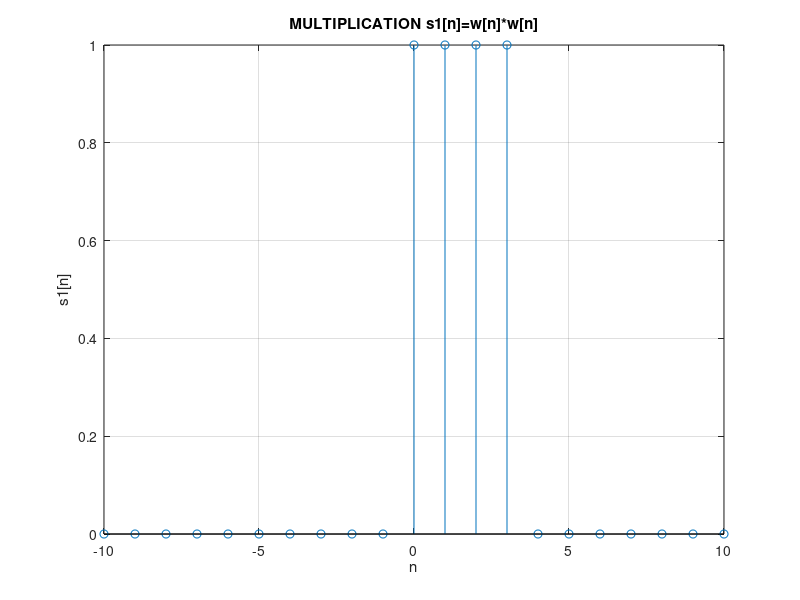

This figure's MATLAB source:
clc 
clear all 
close all
n=-10:10;
u1=[zeros(1,10),ones(1,11)];%u(n)
u2=[zeros(1,14),ones(1,7)]%u(n-4);
w=u1-u2;

s1=w.*w
stem(n,s1)
title('MULTIPLICATION s1[n]=w[n]*w[n]')
grid on
ylabel('s1[n]');
xlabel('n');
